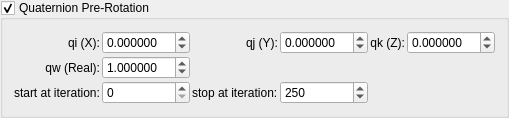
    <widget class="MyGroupBox" name="groupCheck_mandalay_quat_rot_enabled">
     <property name="title">
      <string>Quaternion Pre-Rotation</string>
     </property>
     <property name="checkable">
      <bool>true</bool>
     </property>
     <layout class="QGridLayout" name="gridLayout_mandalay_quat">
      <property name="spacing">
       <number>2</number>
      </property>
      <item row="0" column="0">
       <widget class="QLabel" name="label_mandalay_quat_x">
        <property name="text"><string>qi (X):</string></property>
        <property name="alignment"><set>Qt::AlignRight|Qt::AlignVCenter</set></property>
       </widget>
      </item>
      <item row="0" column="1">
       <widget class="MyDoubleSpinBox" name="spinbox4_mandalay_quat_rot_x">
        <property name="decimals"><number>6</number></property>
        <property name="minimum"><double>-10.000000000000000</double></property>
        <property name="maximum"><double>10.000000000000000</double></property>
        <property name="singleStep"><double>0.010000000000000</double></property>
       </widget>
      </item>
      <item row="0" column="2">
       <widget class="QLabel" name="label_mandalay_quat_y">
        <property name="text"><string>qj (Y):</string></property>
        <property name="alignment"><set>Qt::AlignRight|Qt::AlignVCenter</set></property>
       </widget>
      </item>
      <item row="0" column="3">
       <widget class="MyDoubleSpinBox" name="spinbox4_mandalay_quat_rot_y">
        <property name="decimals"><number>6</number></property>
        <property name="minimum"><double>-10.000000000000000</double></property>
        <property name="maximum"><double>10.000000000000000</double></property>
        <property name="singleStep"><double>0.010000000000000</double></property>
       </widget>
      </item>
      <item row="0" column="4">
       <widget class="QLabel" name="label_mandalay_quat_z">
        <property name="text"><string>qk (Z):</string></property>
        <property name="alignment"><set>Qt::AlignRight|Qt::AlignVCenter</set></property>
       </widget>
      </item>
      <item row="0" column="5">
       <widget class="MyDoubleSpinBox" name="spinbox4_mandalay_quat_rot_z">
        <property name="decimals"><number>6</number></property>
        <property name="minimum"><double>-10.000000000000000</double></property>
        <property name="maximum"><double>10.000000000000000</double></property>
        <property name="singleStep"><double>0.010000000000000</double></property>
       </widget>
      </item>
      <item row="1" column="0">
       <widget class="QLabel" name="label_mandalay_quat_w">
        <property name="text"><string>qw (Real):</string></property>
        <property name="alignment"><set>Qt::AlignRight|Qt::AlignVCenter</set></property>
       </widget>
      </item>
      <item row="1" column="1">
       <widget class="MyDoubleSpinBox" name="spinbox4_mandalay_quat_rot_w">
        <property name="decimals"><number>6</number></property>
        <property name="minimum"><double>-10.000000000000000</double></property>
        <property name="maximum"><double>10.000000000000000</double></property>
        <property name="singleStep"><double>0.010000000000000</double></property>
        <property name="value"><double>1.000000000000000</double></property>
       </widget>
      </item>
           <item row="2" column="0">
       <widget class="QLabel" name="label_mandalay_start_qr">
        <property name="text"><string>start at iteration:</string></property>
       </widget>
      </item>
      <item row="2" column="1">
       <widget class="MySpinBox" name="spinboxInt_mandalay_start_iterations_qr">
        <property name="minimum"><number>0</number></property>
        <property name="maximum"><number>999</number></property>
       </widget>
      </item>
      <item row="2" column="2">
       <widget class="QLabel" name="label_mandalay_stop_qr">
        <property name="text"><string>stop at iteration:</string></property>
       </widget>
      </item>
      <item row="2" column="3">
       <widget class="MySpinBox" name="spinboxInt_mandalay_stop_iterations_qr">
        <property name="minimum"><number>0</number></property>
        <property name="maximum"><number>999</number></property>
        <property name="value"><number>250</number></property>
       </widget>
      </item>
</layout>
    </widget>
